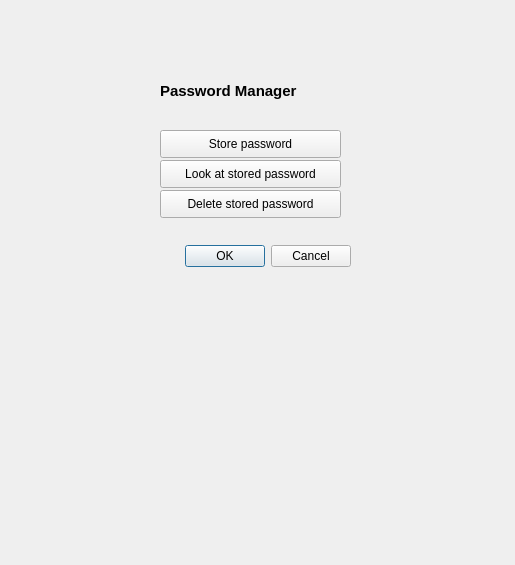
<?xml version="1.0" encoding="UTF-8"?>
<ui version="4.0">
 <class>Dialog</class>
 <widget class="QDialog" name="Dialog">
  <property name="geometry">
   <rect>
    <x>0</x>
    <y>0</y>
    <width>515</width>
    <height>565</height>
   </rect>
  </property>
  <property name="windowTitle">
   <string>Dialog</string>
  </property>
  <property name="sizeGripEnabled">
   <bool>false</bool>
  </property>
  <widget class="QDialogButtonBox" name="Confirm_box">
   <property name="geometry">
    <rect>
     <x>160</x>
     <y>240</y>
     <width>191</width>
     <height>32</height>
    </rect>
   </property>
   <property name="orientation">
    <enum>Qt::Horizontal</enum>
   </property>
   <property name="standardButtons">
    <set>QDialogButtonBox::Cancel|QDialogButtonBox::Ok</set>
   </property>
  </widget>
  <widget class="QPushButton" name="Input_cmd">
   <property name="geometry">
    <rect>
     <x>160</x>
     <y>130</y>
     <width>181</width>
     <height>28</height>
    </rect>
   </property>
   <property name="text">
    <string>Store password</string>
   </property>
  </widget>
  <widget class="QPushButton" name="Input_cmd_2">
   <property name="geometry">
    <rect>
     <x>160</x>
     <y>160</y>
     <width>181</width>
     <height>28</height>
    </rect>
   </property>
   <property name="text">
    <string>Look at stored password</string>
   </property>
  </widget>
  <widget class="QPushButton" name="Input_cmd_3">
   <property name="geometry">
    <rect>
     <x>160</x>
     <y>190</y>
     <width>181</width>
     <height>28</height>
    </rect>
   </property>
   <property name="text">
    <string>Delete stored password</string>
   </property>
  </widget>
  <widget class="QLabel" name="label">
   <property name="geometry">
    <rect>
     <x>160</x>
     <y>70</y>
     <width>211</width>
     <height>41</height>
    </rect>
   </property>
   <property name="font">
    <font>
     <pointsize>11</pointsize>
     <weight>75</weight>
     <bold>true</bold>
     <kerning>true</kerning>
    </font>
   </property>
   <property name="text">
    <string>Password Manager</string>
   </property>
  </widget>
 </widget>
 <resources/>
 <connections>
  <connection>
   <sender>Confirm_box</sender>
   <signal>accepted()</signal>
   <receiver>Dialog</receiver>
   <slot>accept()</slot>
   <hints>
    <hint type="sourcelabel">
     <x>238</x>
     <y>94</y>
    </hint>
    <hint type="destinationlabel">
     <x>157</x>
     <y>274</y>
    </hint>
   </hints>
  </connection>
  <connection>
   <sender>Confirm_box</sender>
   <signal>rejected()</signal>
   <receiver>Dialog</receiver>
   <slot>reject()</slot>
   <hints>
    <hint type="sourcelabel">
     <x>306</x>
     <y>100</y>
    </hint>
    <hint type="destinationlabel">
     <x>286</x>
     <y>274</y>
    </hint>
   </hints>
  </connection>
 </connections>
</ui>
